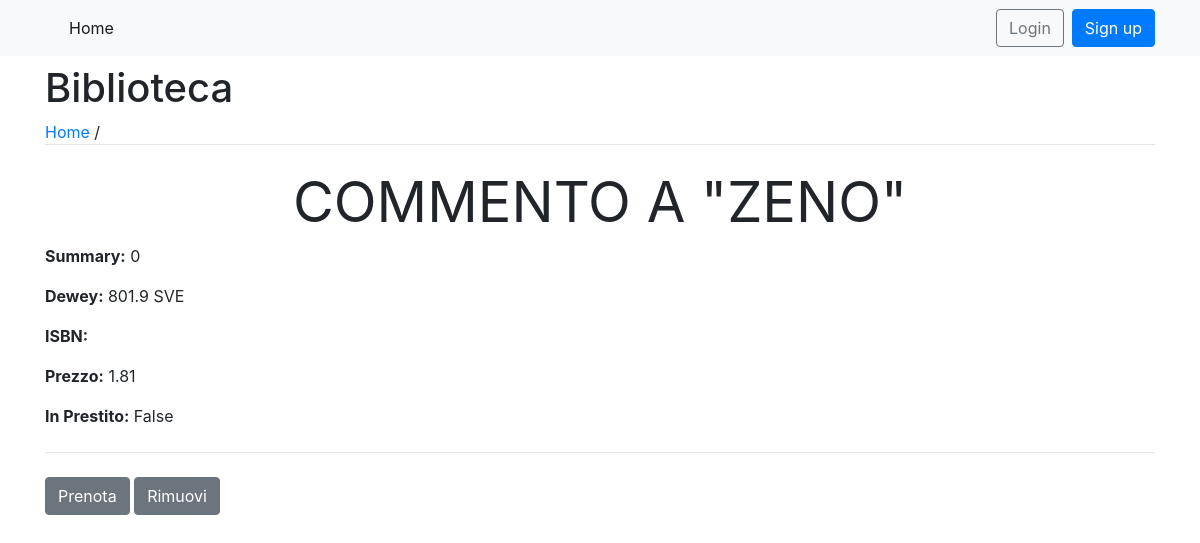
Screenshot of /1779/ with the database file from the repository.
### libri/models.py (models this page shows, shortened)
class Libri(models.Model):
    idlibro = models.AutoField(db_column='IdLibro', primary_key=True)
    dewey = models.CharField(db_column='Dewey', max_length=25)
    titolo = models.CharField(db_column='Titolo', max_length=250)
    immagine = models.ImageField(db_column='Immagine', blank=True, null=True)
    isbn = models.CharField(db_column='Isbn', max_length=13, blank=True, null=True)
    idedi = models.ForeignKey('Editori', on_delete=models.CASCADE, db_column='IdEdi')
    nedizione = models.PositiveIntegerField(db_column='Nedizione', blank=True, null=True)
    annopubblicazione = models.CharField(db_column='AnnoPubblicazione', max_length=4, blank=True, null=True)
    prezzo = models.DecimalField(max_digits=6, decimal_places=2, db_column='Prezzo', blank=True, null=True)
    dataacquisto = models.DateTimeField(auto_now_add=False, db_column='dataAcquisto', blank=True, null=True)
    descrizione = models.TextField(db_column='Descrizione', blank=True, null=True)
    pagine = models.DecimalField(max_digits=6, decimal_places=0, blank=True, null=True)
    idcollocazione = models.ForeignKey('Collocazione', on_delete=models.SET_DEFAULT, default='[Vuoto]', db_column='IdCollocazione')
    idsede = models.ForeignKey('Sede', on_delete=models.CASCADE, db_column='IdSede')
    inprestito = models.BooleanField(db_column='InPrestito')
    idstato = models.DecimalField(max_digits=2, decimal_places=0, db_column='IdStato')
    class Meta:
        verbose_name_plural="Libri"
        db_table = 'Libri'

### libri/views.py (the view)
# urls.py: path('<int:idlibro>/', detail_view, name= 'libro'),
def detail_view(request, idlibro):
    data = Libri.objects.get(idlibro = idlibro)
    context = {
        'data' : data
    }
    return render(request, "detail_view.html", context)

### Biblioteca/templates/detail_view.html (shortened to what this page needs)
{% extends "base.html" %}
{% block content %}
  <center>
    <h1 class="display-4"><strong>{{ data.titolo }}</strong></h1>
  </center>
  <p><strong>Summary:</strong> {{ data.descrizione }}</p>
  <p><strong>Dewey:</strong> {{ data.dewey }}</p>
  <p><strong>ISBN:</strong> {{ data.isbn }}</p>
  <p><strong>Prezzo:</strong> {{ data.prezzo }}</p>
  <p><strong>In Prestito:</strong> {{ data.inprestito }}</p>
  <hr class="my-4">
  <a class="btn btn-secondary" href="{% url 'prenota' data.idlibro %}" role="button">Prenota</a>
  <a class="btn btn-secondary" href="{% url 'cancella' data.idlibro %}" role="button">Rimuovi</a>
{% endblock %}

### rows the page displays
Libri: titolo "COMMENTO A \"ZENO\"", descrizione "0", dewey "801.9 SVE", prezzo "1.81", inprestito "False"
